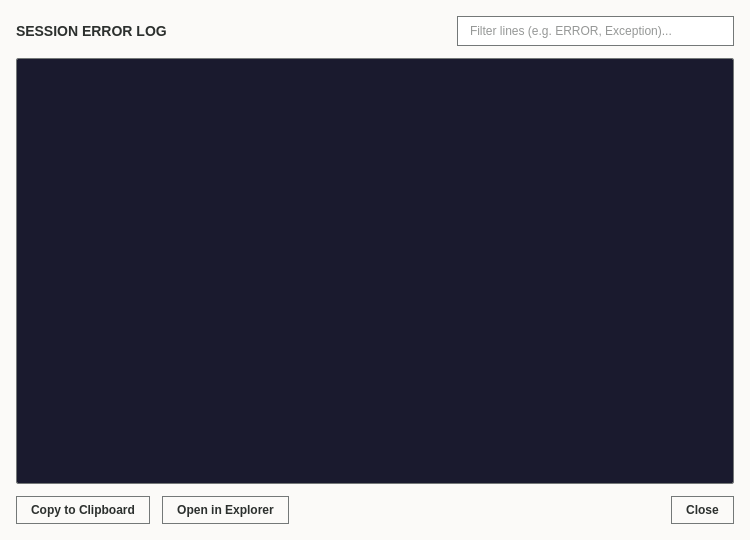
<?xml version="1.0" encoding="UTF-8"?>
<ui version="4.0">
 <class>LogViewerDialog</class>
 <widget class="QDialog" name="LogViewerDialog">
  <property name="geometry">
   <rect>
    <x>0</x>
    <y>0</y>
    <width>750</width>
    <height>540</height>
   </rect>
  </property>
  <property name="minimumSize">
   <size>
    <width>600</width>
    <height>400</height>
   </size>
  </property>
  <property name="windowTitle">
   <string>Error Log</string>
  </property>
  <property name="styleSheet">
   <string notr="true">QDialog#LogViewerDialog {
    background-color: #fbfaf8;
    color: #2c302e;
    font-family: 'Segoe UI', 'Inter', -apple-system, sans-serif;
}

QLineEdit {
    background-color: #ffffff;
    color: #2c302e;
    border: 1px solid #747878;
    border-radius: 0px;
    padding: 6px 10px;
    font-family: 'Courier New', 'JetBrains Mono', monospace;
    font-size: 12px;
}
QLineEdit:focus {
    border: 1px solid #000000;
}

QPlainTextEdit {
    background-color: #1a1a2e;
    color: #e0e0e0;
    border: 1px solid #747878;
    border-radius: 2px;
    font-family: 'Courier New', 'JetBrains Mono', monospace;
    font-size: 12px;
    padding: 8px;
}

QPushButton {
    background-color: #fbfaf8;
    color: #2c302e;
    border: 1px solid #747878;
    border-radius: 0px;
    padding: 6px 14px;
    font-size: 12px;
    font-weight: 600;
}
QPushButton:hover {
    background-color: #e9ece5;
}
QPushButton:pressed {
    background-color: #e9ece5;
}</string>
  </property>
  <layout class="QVBoxLayout" name="root_layout">
   <property name="spacing">
    <number>12</number>
   </property>
   <property name="leftMargin">
    <number>16</number>
   </property>
   <property name="topMargin">
    <number>16</number>
   </property>
   <property name="rightMargin">
    <number>16</number>
   </property>
   <property name="bottomMargin">
    <number>16</number>
   </property>
   <item>
    <layout class="QHBoxLayout" name="header_layout">
     <item>
      <widget class="QLabel" name="lbl_title">
       <property name="styleSheet">
        <string notr="true">font-size: 14px; font-weight: bold; color: #2c302e;</string>
       </property>
       <property name="text">
        <string>SESSION ERROR LOG</string>
       </property>
      </widget>
     </item>
     <item>
      <spacer name="spacer_header">
       <property name="orientation">
        <enum>Qt::Orientation::Horizontal</enum>
       </property>
       <property name="sizeHint" stdset="0">
        <size>
         <width>40</width>
         <height>20</height>
        </size>
       </property>
      </spacer>
     </item>
     <item>
      <widget class="QLineEdit" name="input_search">
       <property name="minimumSize">
        <size>
         <width>260</width>
         <height>0</height>
        </size>
       </property>
       <property name="placeholderText">
        <string>Filter lines (e.g. ERROR, Exception)...</string>
       </property>
      </widget>
     </item>
    </layout>
   </item>
   <item>
    <widget class="QPlainTextEdit" name="text_area">
     <property name="readOnly">
      <bool>true</bool>
     </property>
    </widget>
   </item>
   <item>
    <layout class="QHBoxLayout" name="footer_layout">
     <item>
      <widget class="QPushButton" name="btn_copy">
       <property name="cursor">
        <cursorShape>PointingHandCursor</cursorShape>
       </property>
       <property name="text">
        <string>Copy to Clipboard</string>
       </property>
      </widget>
     </item>
     <item>
      <widget class="QPushButton" name="btn_explorer">
       <property name="cursor">
        <cursorShape>PointingHandCursor</cursorShape>
       </property>
       <property name="text">
        <string>Open in Explorer</string>
       </property>
      </widget>
     </item>
     <item>
      <spacer name="spacer_footer">
       <property name="orientation">
        <enum>Qt::Orientation::Horizontal</enum>
       </property>
       <property name="sizeHint" stdset="0">
        <size>
         <width>40</width>
         <height>20</height>
        </size>
       </property>
      </spacer>
     </item>
     <item>
      <widget class="QPushButton" name="btn_close">
       <property name="cursor">
        <cursorShape>PointingHandCursor</cursorShape>
       </property>
       <property name="text">
        <string>Close</string>
       </property>
      </widget>
     </item>
    </layout>
   </item>
  </layout>
 </widget>
 <resources/>
 <connections/>
</ui>
